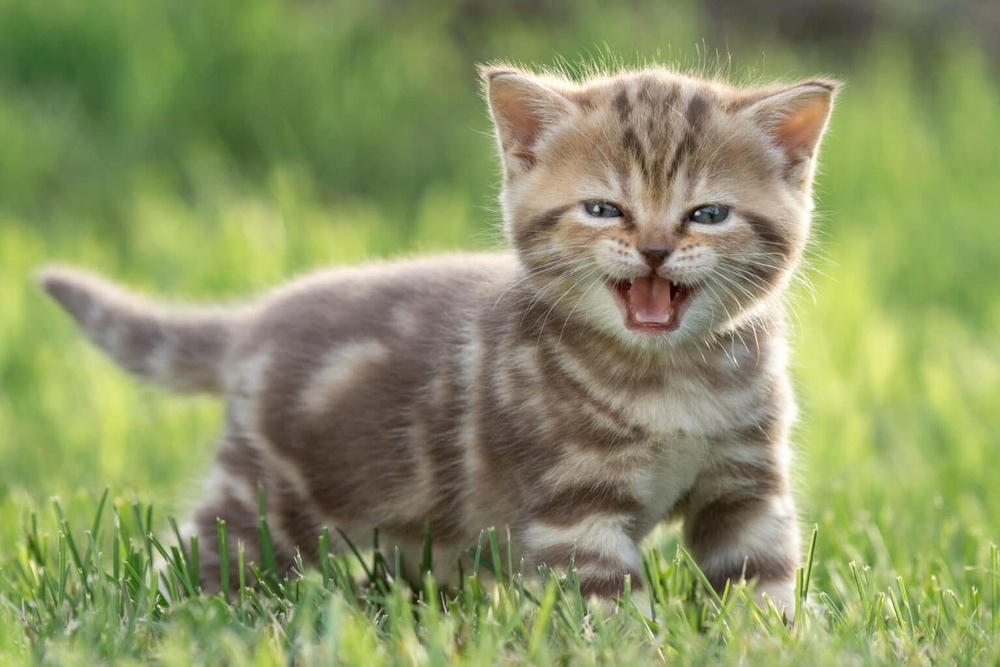
#> input picture Partie_6/Chaton.jpg, 1000 x 667 px, shrunk from 1536 x 1024 before the run
$ python partie_6.py
#> lines starting #> are read from the running program, lines starting #| are printed output that depends on the picture
from PIL import Image
import numpy as np
import matplotlib.pyplot as plt

img = Image.open("Chaton.jpg")
#> img is the input picture: PIL image 1000x667 RGB; mean R, G, B 138.3, 147.6, 99.6

img_array = np.array(img).astype(np.float64)    # use float so we don't overflow

# Brightness: multiply pixel values
bright = np.clip(img_array * 1.5, 0, 255).astype(np.uint8)
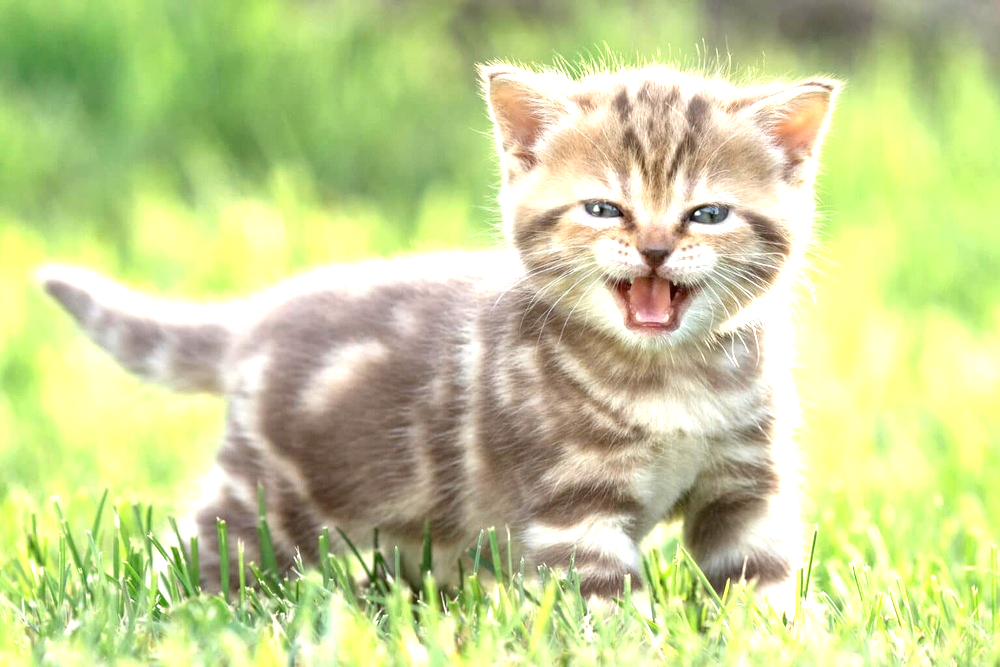
#> bright: shape (667, 1000, 3); mean R, G, B 198.8, 208.7, 147.2
dark   = np.clip(img_array * 0.5, 0, 255).astype(np.uint8)
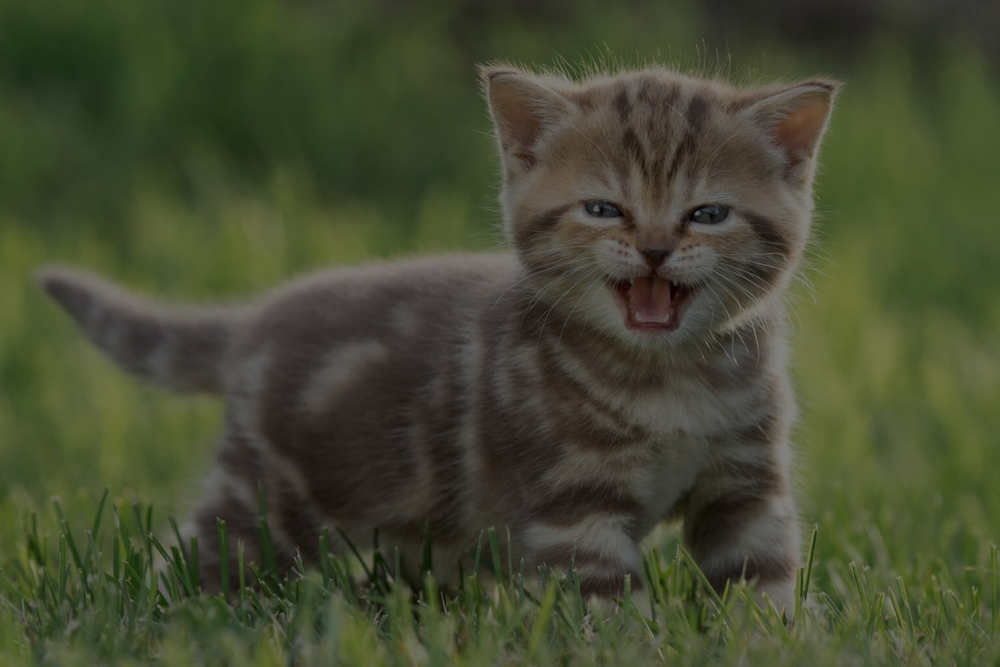
#> dark: shape (667, 1000, 3); mean R, G, B 68.9, 73.6, 49.6

# Invert: flip all values
inverted = (255 - img_array).astype(np.uint8)
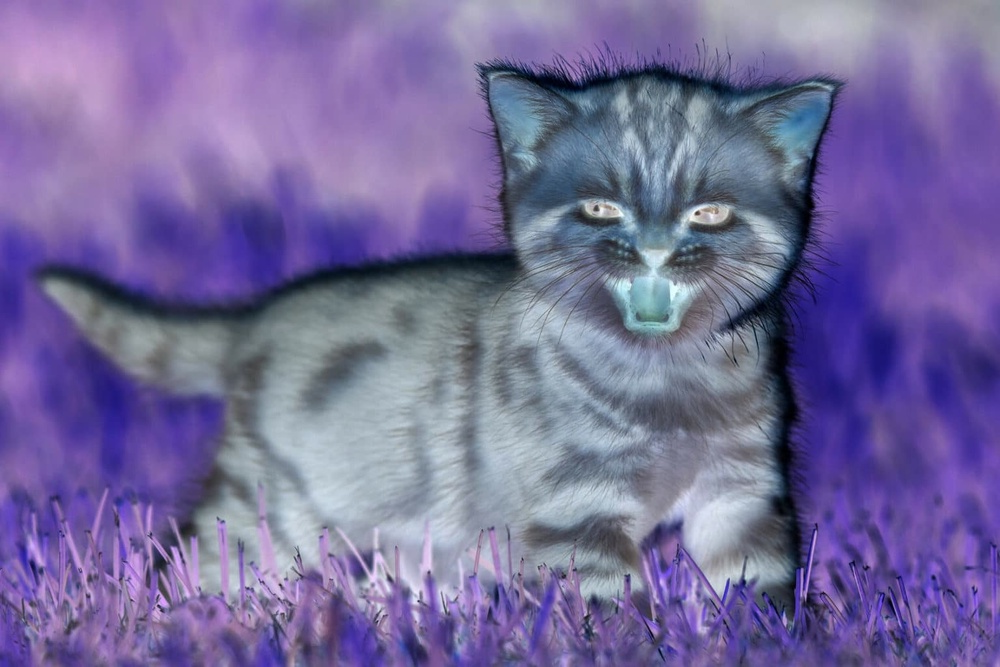
#> inverted: shape (667, 1000, 3); mean R, G, B 116.7, 107.4, 155.4

fig, axes = plt.subplots(1, 4, figsize=(14, 4))
for ax, image, title in zip(axes,
    [img_array.astype(np.uint8), bright, dark, inverted],
    ["Original", "Bright (× 1.5)", "Dark (× 0.5)", "Inverted (255 - x)"]):
    ax.imshow(image)
    ax.set_title(title)
    ax.axis('off')
#> this loop made 4 passes
#> title on passes 1 to 4: 'Original', 'Bright (× 1.5)', 'Dark (× 0.5)', 'Inverted (255 - x)'

plt.tight_layout()
plt.show()
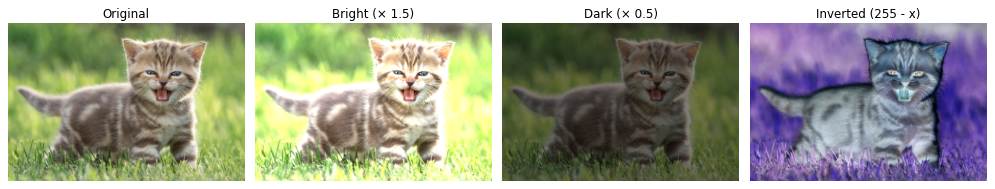
#> figure drawn by matplotlib, 4 panels
